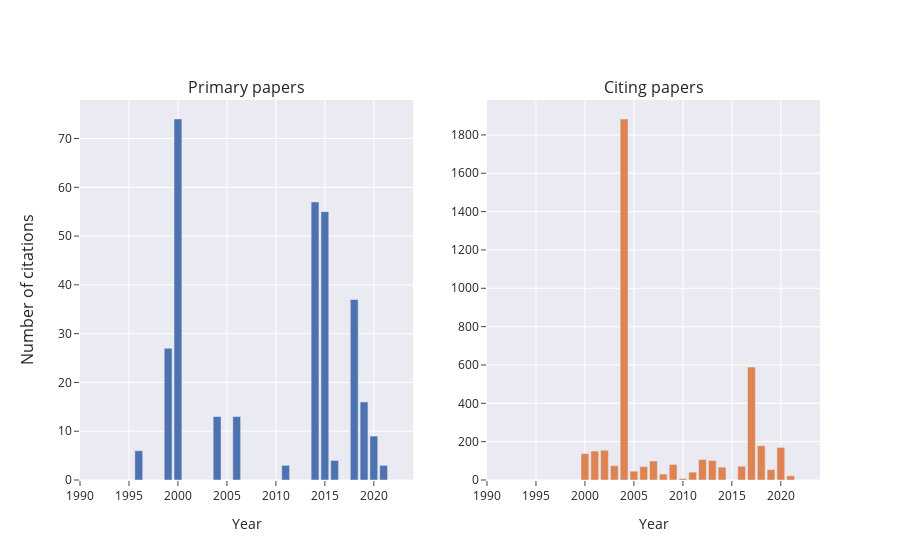

Notebook cell for this chart:
### Code cell
plot_citations_per_year(papers_df, citing_papers_df)

### Figure 1 — Plotly figure (JSON) as saved in the notebook; plotly's stock layout.template omitted (floating-point values rounded to 4 significant figures)
{"data": [{"type": "bar", "x": [1996, 1999, 2000, 2004, 2006, 2011, 2014, 2015, 2016, 2018, 2019, 2020, 2021], "xaxis": "x", "y": [6, 27, 74, 13, 13, 3, 57, 55, 4, 37, 16, 9, 3], "yaxis": "y"}, {"type": "bar", "x": [1905, 2000, 2001, 2002, 2003, 2004, 2005, 2006, 2007, 2008, 2009, 2010, 2011, 2012, 2013, 2014, 2016, 2017, 2018, 2019, 2020, 2021, 2090, 2105], "xaxis": "x2", "y": [0, 138, 151, 155, 75, 1883, 46, 70, 99, 31, 81, 8, 41, 107, 102, 67, 72, 589, 179, 54, 170, 22, 0, 2], "yaxis": "y2"}], "layout": {"annotations": [{"font": {"size": 16}, "showarrow": false, "text": "Primary papers", "x": 0.225, "xanchor": "center", "xref": "paper", "y": 1, "yanchor": "bottom", "yref": "paper"}, {"font": {"size": 16}, "showarrow": false, "text": "Citing papers", "x": 0.775, "xanchor": "center", "xref": "paper", "y": 1, "yanchor": "bottom", "yref": "paper"}, {"font": {"size": 16}, "showarrow": false, "text": "Number of citations", "textangle": -90, "x": 0, "xanchor": "right", "xref": "paper", "xshift": -40, "y": 0.5, "yanchor": "middle", "yref": "paper"}], "showlegend": false, "xaxis": {"anchor": "y", "domain": [0, 0.45], "dtick": 5, "range": [1990, 2024], "tick0": 1990, "ticks": "outside", "title": {"text": "Year"}}, "xaxis2": {"anchor": "y2", "domain": [0.55, 1], "dtick": 5, "range": [1990, 2024], "tick0": 1990, "ticks": "outside", "title": {"text": "Year"}}, "yaxis": {"anchor": "x", "domain": [0, 1], "ticks": "outside"}, "yaxis2": {"anchor": "x2", "domain": [0, 1], "ticks": "outside"}}}
